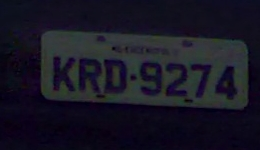
//> input picture test/0.jpeg, 260 x 150 px
$ ./trainPCA4SVM   (built with g++ and OpenCV 4)
//> lines starting //> are read from the running program, lines starting //| are printed output that depends on the picture
#include "cv.h"
#include "highgui.h"

using namespace std;
using namespace cv;

// Change to the number of principal components you want:
#define NUM_PRINCIPAL_COMP 2
#define DEBUG 0

Mat normalize(const Mat& src) {
    Mat srcnorm;
    normalize(src, srcnorm, 0, 255, NORM_MINMAX, CV_8UC1);
    return srcnorm;
}

vector<Mat> read_noplates_images()
{
    vector<Mat> db;

    Mat image;
    int i = 0;
    while(1)
    {

        stringstream ss(stringstream::in | stringstream::out);
        ss << "../noplates/" << i++ << ".jpeg";
        //cout << "Image: " << ss.str() << "\n";
        image = imread(ss.str(), 0);
        if(!image.data )  break;

        db.push_back(imread(ss.str(), 0));
    }

    printf("Number of no plates: %d\n", i);
    return db;
}


vector<Mat> read_plates_images()
{
    vector<Mat> db;

    Mat image;
    int i = 0;
    while(1)
    {

        stringstream ss(stringstream::in | stringstream::out);
        ss << "../plates/" << i++ << ".jpeg";
        //cout << "Image: " << ss.str() << "\n";
        image = imread(ss.str(), 0);
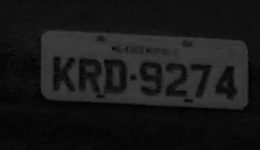
//> image: 150 rows x 260 cols, CV_8UC1; min 1, max 65, mean 24.3
        if(!image.data )  break;

        db.push_back(imread(ss.str(), 0));
    }
//> pass 2 of the loop in read_plates_images, `while(1)`:
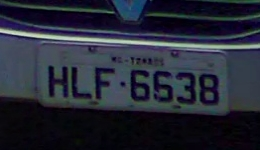
//> input picture test/1.jpeg, 260 x 150 px
//> in read_plates_images, `image = imread(ss.str(), 0);`:
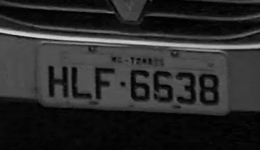
//> image: 150 rows x 260 cols, CV_8UC1; min 0, max 219, mean 42

    printf("Number of plates: %d\n", i);
    return db;
}

Mat get_matrix_row_image(vector<Mat> db)
{
    int total = db[0].rows * db[0].cols;
//> total = 39000

    // build matrix (column)
    Mat mat(db.size(), total, CV_32FC1);
    for(int i = 0; i < db.size(); i++) {
        Mat X = mat.row(i);
        db[i].reshape(1, 1).row(0).convertTo(X, CV_32FC1, 1/255.);
    }
//> this loop made 2 passes

    return mat;
}

PCA do_pca(vector<Mat> db)
{
    Mat mat = get_matrix_row_image(db);

    // Do the PCA:
    PCA pca(mat, Mat(), CV_PCA_DATA_AS_ROW, NUM_PRINCIPAL_COMP);

    #if DEBUG
    // Create the Windows:
    namedWindow("avg", 1);
    namedWindow("pc1", 1);
    namedWindow("pc2", 1);
    namedWindow("pc3", 1);

    // Mean face:
    imshow("avg", pca.mean.reshape(1, db[0].rows));

    // First three eigenfaces:
    imshow("pc1", normalize(pca.eigenvectors.row(0)).reshape(1, db[0].rows));
    imshow("pc2", normalize(pca.eigenvectors.row(1)).reshape(1, db[0].rows));
    imshow("pc3", normalize(pca.eigenvectors.row(2)).reshape(1, db[0].rows));
    waitKey(0);
    #endif

    return pca;
}


void PCA_write(FileStorage& fs, PCA pca)
{
    CV_Assert( fs.isOpened() );

    //fs << "name"    << "PCA";
    fs << "vectors" << pca.eigenvectors;
    fs << "values"  << pca.eigenvalues;
    fs << "mean"    << pca.mean;
}

int main(int argc, char *argv[]) {

    vector<Mat> db;
    PCA pca_plates, pca_noplates;

    (void) argc;
    (void) argv;

    /* Plates set processing */
    db = read_plates_images();
    pca_plates = do_pca(db);

    /* Save the PCA base */
    FileStorage fs("PCA_PLANE.xml", FileStorage::WRITE);
    PCA_write(fs, pca_plates);
    fs.release();

    Mat mat = get_matrix_row_image(db);
//> the loop in get_matrix_row_image (call 2), `for(int i = 0; i < db.size(); i++)` made 2 passes

    Mat trainingImages;
    vector<int> trainingLabels;
    Mat features_projected(mat.rows, NUM_PRINCIPAL_COMP, CV_32FC1);
//> features_projected = [[0, 0], [0, 0]]
    for(int i = 0; i < NUM_PRINCIPAL_COMP; i++)
    {
        pca_plates.project(mat.row(i), features_projected.row(i));
        trainingImages.push_back(features_projected.row(i));
	trainingLabels.push_back(1);
    }
//> pass 2 of the loop in read_noplates_images, `while(1)`:

    /* No plates set processing */
    db = read_noplates_images();
    //pca_noplates = do_pca(db);

    mat = get_matrix_row_image(db);
    Mat features_noplate_projected(mat.rows, NUM_PRINCIPAL_COMP, CV_32FC1);
//> features_noplate_projected = [[0, 0], [0, 0]]
    for(int i = 0; i < NUM_PRINCIPAL_COMP; i++)
    {
        pca_plates.project(mat.row(i), features_noplate_projected.row(i));
        trainingImages.push_back(features_noplate_projected.row(i));
	trainingLabels.push_back(0);
    }

    Mat classes;
    Mat trainingData;

    Mat(trainingImages).copyTo(trainingData);
//> trainingData = [[-14.39, -1.15], [14.39, 1.15], [-14.39, -1.15], [14.39, 1.15]]
    trainingData.convertTo(trainingData, CV_32FC1);
    Mat(trainingLabels).copyTo(classes);

    FileStorage fss("PCA4SVM.xml", FileStorage::WRITE);
    fss << "TrainingData" << trainingData;
    fss << "classes" << classes;
    fss.release();
}
